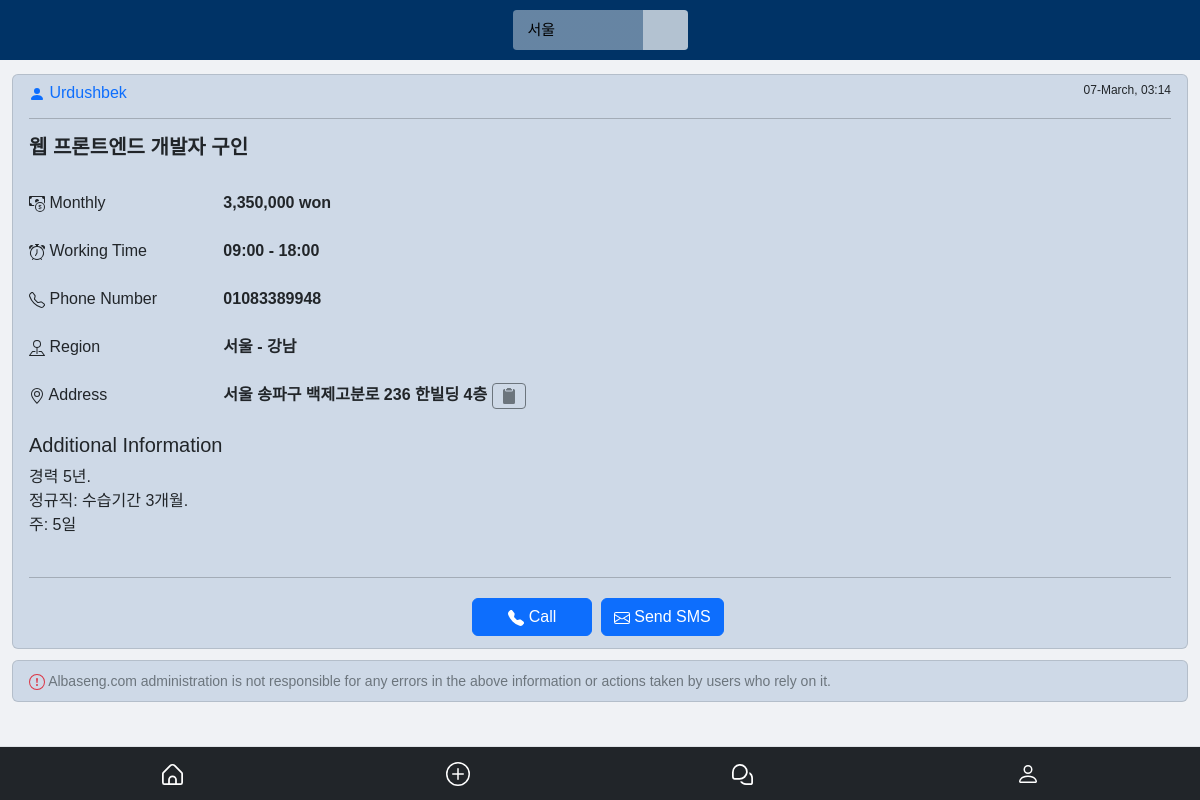
Screenshot of /job/2/ with the database file from the repository.
### job/models.py (models this page shows, shortened)
class Job(models.Model):
    name = models.CharField(max_length=90)
    description = models.CharField(max_length=5000)
    salary = models.CharField(max_length=15)
    salary_period = models.CharField(max_length=10,
                                     choices=[('hourly', 'Soatlik'), ('daily', 'Kunlik'), ('weekly', 'Haftalik'),
                                              ('monthly', 'Oylik')], blank=False, null=False)
    start_time = models.TimeField(default="08:00")
    end_time = models.TimeField(default="18:00")
    phone_number = models.CharField(max_length=20)
    date = models.DateTimeField(auto_now_add=True)
    author = models.ForeignKey(
        get_user_model(),
        on_delete=models.CASCADE,
    )
    address = models.CharField(max_length=200)
    region = models.ForeignKey(Region, on_delete=models.CASCADE)
    city = models.ForeignKey(City, on_delete=models.CASCADE)

class Region(models.Model):
    name = models.CharField(max_length=100)
    def __str__(self):
        return self.name

class City(models.Model):
    name = models.CharField(max_length=100)
    region = models.ForeignKey(Region, on_delete=models.CASCADE)
    def __str__(self):
        return self.name

### accounts/models.py (models this page shows)
class CustomUser(AbstractUser):
    phone_number = models.CharField(max_length=20, blank=False, null=False)
    telegram = models.CharField(max_length=500, blank=True, null=True, default="Not filled in!")

### job/views.py (the view)
# urls.py: path('job/<int:pk>/', JobDetailView.as_view(), name='job_detail'),
class JobDetailView(DetailView):
    model = Job
    template_name = 'job_detail.html'

### job/context_processors.py (called while the page is built)
def regions(request):
    return {'regions': Region.objects.all()}

### templates/job_detail.html (shortened to what this page needs)
{% extends 'base.html' %}
{% block content %}
<div class=" list-group marginuz">
    <div class="list-group-item bg-detail text-dark">
        <div class="h6"><a href="{% url 'user_profile' object.author.pk %}">
                <svg xmlns="http://www.w3.org/2000/svg" width="16" height="16" fill="currentColor"
                    class="bi bi-person-fill" viewBox="0 0 16 16">
                    <path d="M3 14s-1 0-1-1 1-4 6-4 6 3 6 4-1 1-1 1H3Zm5-6a3 3 0 1 0 0-6 3 3 0 0 0 0 6Z"></path>
                </svg>
                {{ object.author }}</a> <span class="small-right  fw-light">
                {{ object.date|date:"d-F, H:i" }}
            </span></div>
        <hr>
        <h5><b>{{ object.name }}</b></h5><br>
        <div class="row">
            <div class="col-6 col-sm-6 col-md-4 col-lg-3 col-xl-2 col-xxl-2">
                    {% if object.salary_period == 'monthly' %}
                    Monthly
                    {% elif object.salary_period == 'weekly' %}
                    Weekly
                    {% elif object.salary_period == 'daily' %}
                    Daily
                    {% elif object.salary_period == 'hourly' %}
                    Hourly
                    {% endif %}
            </div>
            <div class="col-6 col-sm-6 col-md-8 col-lg-9 col-xl-10 col-xxl-10"><b>{{ object.salary }} won</b></div>
            <br><br>
            <div class="col-6 col-sm-6 col-md-4 col-lg-3 col-xl-2 col-xxl-2">
                Working Time
            </div>
            <div class="col-6 col-sm-6 col-md-8 col-lg-9 col-xl-10 col-xxl-10"><b>{{ object.start_time|date:'H:i' }} -
                    {{ object.end_time|date:'H:i' }}</b></div>
            <br><br>
            <div class="col-6 col-sm-6 col-md-4 col-lg-3 col-xl-2 col-xxl-2">
                Phone Number
            </div>
            <div class="col-6 col-sm-6 col-md-8 col-lg-9 col-xl-10 col-xxl-10"><b>{{ object.phone_number }}</b></div>
            <br><br>
            <div class="col-6 col-sm-6 col-md-4 col-lg-3 col-xl-2 col-xxl-2">
                Region
            </div>
            <div class="col-6 col-sm-6 col-md-8 col-lg-9 col-xl-10 col-xxl-10"><b>
                    {{ object.region }} - {{ object.city }}</b></div><br><br>
            <div class="col-6 col-sm-6 col-md-4 col-lg-3 col-xl-2 col-xxl-2">
                Address
            </div>
            <div class="col-6 col-sm-6 col-md-8 col-lg-9 col-xl-10 col-xxl-10"><span id="address"><b>{{ object.address }}</b></span>
                <button class="btn btn-outline-secondary btn-sm" style="font-size: 0.60rem;" type="button"
                    id="copy-button" data-bs-toggle="tooltip" data-bs-placement="top" title="Copy">
                </button>
            </div>
        </div>
        <br>
        <h5>Additional Information</h5>
        <span class="break-word"> {{ object.description | linebreaksbr }}</span><br><br>
        <hr>
        <div class="center">
            <a href="tel:{{ object.phone_number }}">
                <button class="btn btn-primary" style="padding-left: 35px; padding-right: 35px;">
                    Call
                </button>
            </a>
            <a href="sms:{{ object.phone_number }}">
                <button class="btn btn-primary m-1">
                    Send SMS
                </button>
            </a>
        </div>
    </div>
</div>
<div class="list-group marginuz">
    <div class="list-group-item bg-detail text-dark">
        <span class="small text-secondary fw-light">
            <span class="text-danger"></span>  Albaseng.com administration is not responsible for any errors in the above information or actions taken by users who rely on it.
        </span>
    </div>
</div>
{% endblock content %}

### templates/base.html (shortened to what this page needs)
{% load static %}
<!DOCTYPE HTML>
<html>
<head>
    <html lang="uz">
    <link href="https://cdn.jsdelivr.net/npm/bootstrap@5.2.2/dist/css/bootstrap.min.css" rel="stylesheet"
>
    <link href="{% static 'css/style2.css' %}" rel="stylesheet">
</head>
<body>
<div class="container-fluid">
    <div class="row">
        <div class="col p-0 mb-1">
            <nav class="center navbaruz h4">
                {% if request.path == "/" or 'region/' in request.path and region.pk or 'job/' in request.path and job.pk %}
                    <select class="selectuz" style="width:175px; height:40px; color: #000000" id="regionSelect" class="form-select"
                            onchange="redirectToRegionDetail(this.value)">
                        {% if request.path == "/" %}
                            <option value="" disabled selected>Region</option>
                        {% else %}
                            {% if region.name %}
                                <option value="" disabled selected>{{ region.name }}</option>
                            {% else %}
                                <option value="" disabled selected>{{ job.region }}</option>
                            {% endif %}
                        {% endif %}
                    </select>
                {% else %}
                    {% block title %}{% endblock title %}
                {% endif %}
            </nav>
        </div>
    </div>
</div>
<div class="container-fluid">
    <div class="row">
        <div class="col-12 mainBaruz">
            {% block content %}
            {% endblock content %}
        </div>
    </div>
</div>
<div class="d-block" style="padding-top: 70px"></div>
<div class="bg-dark text-center border-top pt-2 pb-2 fixed-bottom">
    <div class="container">
        <div class="row">
            <div class="col-3">
                <div class="col">
                    <a class="nav-panel" href="/">
                    </a>
                </div>
            </div>
            <div class="col-3">
                <div class="col">
                    <a class="nav-panel" href="{% url 'job_new' %}">
                    </a>
                </div>
            </div>
            <div class="col-3">
                <div class="col">
                    <a class="nav-panel" href="{% url 'chat' %}">
                    </a>
                </div>
            </div>
            <div class="col-3">
                <div class="col">
                    {% if user.is_authenticated %}
                        <a class="nav-panel" href="{% url 'user_profile' user.pk %}">
                            <svg xmlns="http://www.w3.org/2000/svg" style="width: 24px; height: 24px;" width="24"
                                 height="24" fill="currentColor"
                                 class="bi bi-person-check icon" viewBox="0 0 16 16">
                                <path d="M12.5 16a3.5 3.5 0 1 0 0-7 3.5 3.5 0 0 0 0 7Zm1.679-4.493-1.335 2.226a.75.75 0 0 1-1.174.144l-.774-.773a.5.5 0 0 1 .708-.708l.547.548 1.17-1.951a.5.5 0 1 1 .858.514ZM11 5a3 3 0 1 1-6 0 3 3 0 0 1 6 0ZM8 7a2 2 0 1 0 0-4 2 2 0 0 0 0 4Z"/>
                                <path d="M8.256 14a4.474 4.474 0 0 1-.229-1.004H3c.001-.246.154-.986.832-1.664C4.484 10.68 5.711 10 8 10c.26 0 .507.009.74.025.226-.341.496-.65.804-.918C9.077 9.038 8.564 9 8 9c-5 0-6 3-6 4s1 1 1 1h5.256Z"/>
                            </svg>
                        </a>
                    {% else %}
                        <a class="nav-panel" href="{% url 'login' %}">
                        </a>
                    {% endif %}
                </div>
            </div>
        </div>
</body>
</html>

### static/css/style2.css (style rules this page uses)
:root { --blue: #206bc4; --indigo: #4263eb; --purple: #ae3ec9; --pink: #d6336c; --red: #d63939; --orange: #f76707; --yellow: #f59f00; --green: #2fb344; --teal: #0ca678; --cyan: #17a2b8; --black: #000000; --white: #ffffff; --gray: #49566c; --gray-dark: #212932; --gray-100: #f1f5f9; --gray-200: #e2e8f0; --gray-300: #c8d3e1; --gray-400: #9ba9be; --gray-500: #6c7a91; --gray-600: #49566c; --gray-700: #313c52; --gray-800: #212932; --gray-900: #0f172a; --primary: #206bc4; --secondary: #616876; --success: #2fb344; --info: #4299e1; --warning: #f76707; --danger: #d63939; --light: #f8fafc; --dark: #212932; --muted: #616876; --azure: #4299e1; --lime: #74b816; --facebook: #1877F2; --twitter: #1da1f2; --linkedin: #0a66c2; --google: #dc4e41; --youtube: #ff0000; --vimeo: #1ab7ea; --dribbble: #ea4c89; --github: #181717; --instagram: #e4405f; --pinterest: #bd081c; --vk: #6383a8; --rss: #ffa500; --flickr: #0063dc; --bitbucket: #0052cc; --tabler: #206bc4; --primary-rgb: 32, 107, 196; --secondary-rgb: 97, 104, 118; --success-rgb: 47, 179, 68; --info-rgb: 66, 153, 225; --warning-rgb: 247, 103, 7; --danger-rgb: 214, 57, 57; --light-rgb: 248, 250, 252; --dark-rgb: 29, 39, 59; --muted-rgb: 97, 104, 118; --blue-rgb: 32, 107, 196; --azure-rgb: 66, 153, 225; --indigo-rgb: 66, 99, 235; --purple-rgb: 174, 62, 201; --pink-rgb: 214, 51, 108; --red-rgb: 214, 57, 57; --orange-rgb: 247, 103, 7; --yellow-rgb: 245, 159, 0; --lime-rgb: 116, 184, 22; --green-rgb: 47, 179, 68; --teal-rgb: 12, 166, 120; --cyan-rgb: 23, 162, 184; --facebook-rgb: 24, 119, 242; --twitter-rgb: 29, 161, 242; --linkedin-rgb: 10, 102, 194; --google-rgb: 220, 78, 65; --youtube-rgb: 255, 0, 0; --vimeo-rgb: 26, 183, 234; --dribbble-rgb: 234, 76, 137; --github-rgb: 24, 23, 23; --instagram-rgb: 228, 64, 95; --pinterest-rgb: 189, 8, 28; --vk-rgb: 99, 131, 168; --rss-rgb: 255, 165, 0; --flickr-rgb: 0, 99, 220; --bitbucket-rgb: 0, 82, 204; --tabler-rgb: 32, 107, 196; --white-rgb: 255, 255, 255; --black-rgb: 0, 0, 0; --body-color-rgb: 29, 39, 59; --body-bg-rgb: 241, 245, 249; --font-sans-serif: Inter, -apple-system, BlinkMacSystemFont, San Francisco, Segoe UI, Roboto, Helvetica Neue, sans-serif; --font-monospace: Menlo, Monaco, Consolas, Liberation Mono, Courier New, monospace; --gradient: linear-gradient(180deg, rgba(255, 255, 255, 0.15), rgba(255, 255, 255, 0)); --body-font-family: var(--font-sans-serif); --body-font-size: 0.9375rem; --body-font-weight: 400; --body-line-height: 1.4285714286; --body-letter-spacing: normal; --body-color: #212932; --body-bg: #f1f5f9; --border-width: 1px; --border-style: solid; --border-color: #e6e7e9; --border-color-translucent: rgba(97, 104, 118, 0.16); --border-radius: 4px; --border-radius-sm: 2px; --border-radius-lg: 8px; --border-radius-2lg: 12px; --border-radius-xl: 1rem; --border-radius-2xl: 2rem; --border-radius-pill: 100rem; --link-color: var(--primary); --link-hover-color: var(--primary-darken); --code-color: var(--gray-600); --highlight-bg: #fdeccc; --breakpoint-xs: 0; --breakpoint-sm: 576px; --breakpoint-md: 768px; --breakpoint-lg: 992px; --breakpoint-xl: 1200px; --breakpoint-xxl: 1400px; }
.h4 { margin: 0 !important; }
body { font-family: 'Noto Sans KR', sans-serif; background-color: #F0F2F5; color: white; font-size: 100%; overflow-wrap: break-word; }
a { text-decoration-line: none; }
.navbaruz { background-color: #003366; padding: 10px; }
.marginuz { padding-top: 10px; padding-bottom: 1px; }
.bg-detail { background: #CED9E7 ; }
.small-right { float: right; font-size: 75%; }
.center { text-align: center; }
.selectuz { -webkit-appearance: none; -moz-appearance: none; appearance: none; border: 0; outline: 0; font: inherit; width: 14em; height: 2em; padding: 0 4em 0 1em; background: url(https://icons.getbootstrap.com/assets/icons/geo-alt-fill.svg) no-repeat right 0.8em center/1.4em, linear-gradient(to left, rgba(255, 255, 255, 0.7) 3em, rgba(255, 255, 255, 0.4) 3em); font-size: 15px; border-radius: 0.25em; cursor: pointer; }
.d-block { display: block !important; }
.text-center { text-align: center !important; }
.fixed-bottom { position: fixed; right: 0; bottom: 0; left: 0; z-index: 1030; }
a.nav-panel { display: block; text-decoration: none; text-align: center; color: var(--body-color); fill: var(--body-color); padding: 6px 14px; }
a.nav-panel svg { width: 16px; height: 16px; }

### rows the page displays
Job: region.name "서울", author "Urdushbek", date "07-March, 03:14", name "웹 프론트엔드 개발자 구인", salary "3,350,000", start_time "09:00", end_time "18:00", phone_number "01083389948", region "서울", city "강남", address "서울 송파구 백제고분로 236 한빌딩 4층", description "경력 5년. 정규직: 수습기간 3개월. 주: 5일"
